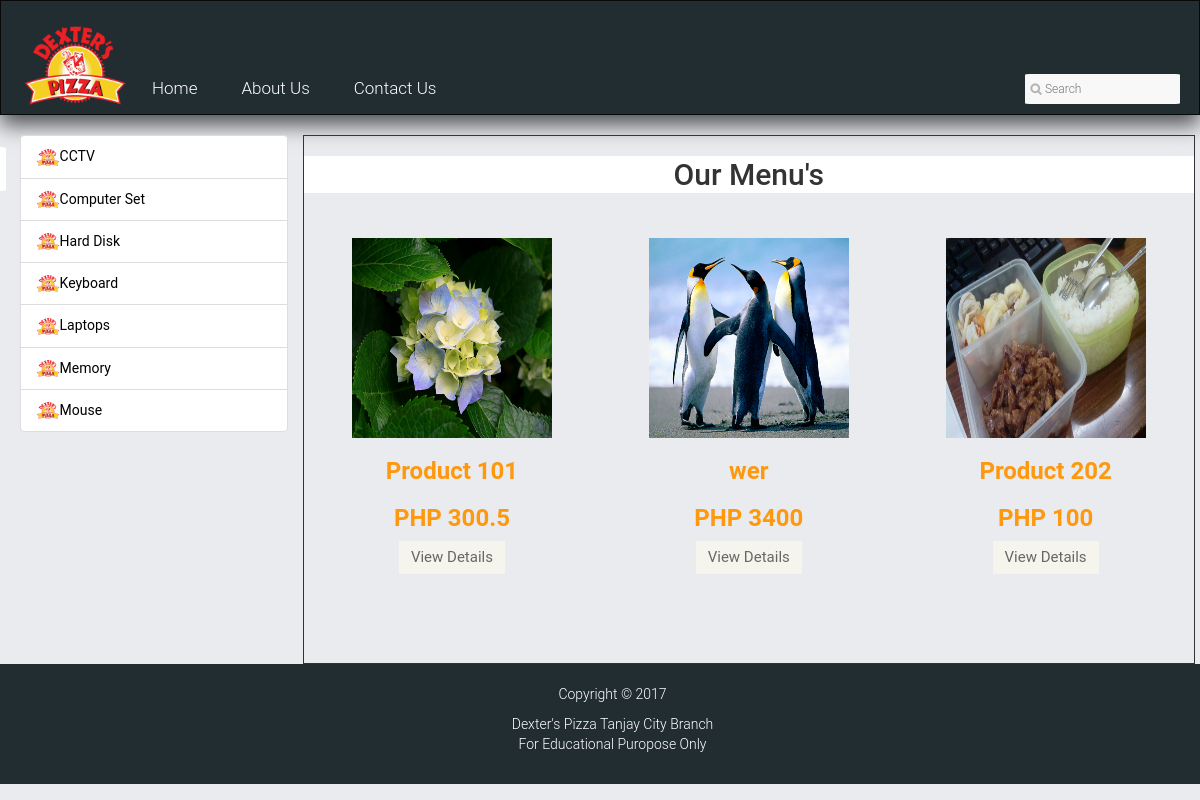
The page / on the database its author committed.
### tables this page shows
CREATE TABLE IF NOT EXISTS `category` (
  `id` int(11) NOT NULL AUTO_INCREMENT,
  `title` varchar(50) NOT NULL,
  PRIMARY KEY (`id`)
);

CREATE TABLE IF NOT EXISTS `products` (
  `ID` int(11) NOT NULL AUTO_INCREMENT,
  `imgUrl` text NOT NULL,
  `Product` text NOT NULL,
  `Description` text NOT NULL,
  `Price` double NOT NULL,
  `Category` text NOT NULL,
  PRIMARY KEY (`ID`)
);

### index.php (the view)
<?php include('include/home/header.php'); ?>
    	<section>
		<div class="container">
			<div class="row">
		<?php include('include/home/sidebar.php'); ?>
    <div class="col-sm-13 padding-right">
					<div class="features_items"  style="border: 1px solid;">
						<h2 class="text-center" style="padding: 2px; background-color: #fff">Our Menu's</h2>
<?php
				if(isset($_POST['filter']))
				{
					$filter = $_POST['filter'];
					$result = mysql_query("SELECT * FROM products where Product like '%$filter%' or Description like '%$filter%' or Category like '%$filter%'");
				}
				else
				{
					$result = mysql_query("SELECT * FROM products");
                }
				if($result){
				while($row=mysql_fetch_array($result)){
				$prodID = $row["ID"];
					echo '<ul class="col-sm-4">';
					echo '<div class="product-image-wrapper">
						  <div class="single-products">
						  <div class="productinfo text-center">
						  <style>
							.product-image-wrapper{
								border: transparent;
								height: 420px;
							}
							.product-image-wrapper:hover{
								cursor: pointer;
								background-color: #fff;
								box-shadow: 0 10px 20px #222d32;
							}
						</style>
					<img src="reservation/img/products/'.$row['imgUrl'].'" alt="'.$row['Product'].'" title="'.$row['Product'].'" width="200" height="200" style="margin-top: 35px;"/></a>
                    </a>
					<h2 >'.$row['Product'].' </h2>
					<h2 >PHP '.$row['Price'].'</h2>
					<a href="product-details.php?prodid='.$prodID.'" class="btn btn-default add-to-cart">View Details</a>
					</div>';
					echo '</ul>';
				}
				}
				?>
		</div>
        </div>
</div>
</div>
</div>
</section>
<?php include('include/home/footer.php'); ?>

### include/home/header.php (shortened to what this page needs)
<!DOCTYPE html>
<html lang="en">
<head>
    <link href="css/bootstrap.min.css" rel="stylesheet">
    <link href="css/font-awesome.min.css" rel="stylesheet">
    <link href="css/css/font-awesome.min.css" rel="stylesheet">
	<link href="css/main.css" rel="stylesheet">
	<link href="css/responsive.css" rel="stylesheet">
	<link href="css/style.css" rel="stylesheet">
</head>
<body>
		<div class="header-bottom navbar navbar-inverse" style="background-color: #222d32; padding: 0px; border-radius: 0%; box-shadow: 0 10px 20px #4f5155;">
			<div class="container">
				<div class="row">
					<div class="col-sm-9">
						<div class="mainmenu pull-left">
							<ul class="nav navbar-nav collapse navbar-collapse" style="margin-top: 20px;">
								<a href="index.php"><img src="include/home/dexlogo.png" style="max-width: 110px; float: left;"></a>
                                <li style="margin-top: 50px;"><a href="index.php">Home</a></li>
                                <li style="margin-top: 126px;margin-left: -88px; border-radius: 5%; position: fixed; background-color: #fff; padding: 5px;  float: right; z-index: 999; font-size: 10px"></li>
								<li style="margin-top: 50px;"><a href="about.php">About Us</a></li>
								<li style="margin-top: 50px;"><a href="contact.php">Contact Us</a></li>
							</ul>
						</div>
					</div>
                    <div class="col-sm-3">
						<div class="search_box pull-right" style="margin-top: 60px;">
                            <form action="index.php" method="post">
							     <input type="text" placeholder="Search" name="filter" style="border-radius: 3%; height: 30px;" />
                            </form>
						</div>
					</div>
				</div>
			</div>
		</div>

### include/home/sidebar.php
<section>
		<div class="container">
			<div class="row" >
				<div class="col-sm-3" >
					<div class="left-sidebar">
                        <div class="list-group">
                        <?php
                            $q = "Select * from category order by title asc";
                            $r = mysql_query($q);
                            if($r){
                                while($row = mysql_fetch_array($r)){
                                    echo '<a href="category.php?filter='.$row['title'].'" class="list-group-item" style="color:#000"><img src="include/home/dexlogo.png" style="width:10%;">'.$row['title'].'</a>';
                                }
                            }
                        ?>
                        </div>
                        </div>
                        </div>

### include/home/footer.php (shortened to what this page needs)
<div class="footer-bottom" style="background-color: #222d32; padding: 20px;">
			<div class="container">
				<div class="row">
					<center >
						<p style="color: #fff">Copyright © 2017</p>
						<p style="color: #fff">
							Dexter's Pizza Tanjay City Branch <br>
							For Educational Puropose Only <br>
						</p>
					</center>
				</div>
			</div>
		</div>
</body>
</html>

### css/main.css (style rules this page uses)
body { font-family: 'Roboto', sans-serif; background:; position: relative; font-weight:400px; background-color: #e9ebee; }
ul li { list-style: none; }
a { -webkit-transition: 300ms; -moz-transition: 300ms; -o-transition: 300ms; transition: 300ms; }
h1, h2, h3, h4, h5, h6 { font-family: 'Roboto', sans-serif; }
.header-bottom { padding-bottom: 30px; padding-top: 30px; }
.navbar-collapse.collapse { padding-left: 0; }
.mainmenu ul li { padding-right: 15px; padding-left: 15px; }
.mainmenu ul li a { color: #696763; font-family: 'Roboto', sans-serif; font-size: 17px; font-weight: 300; padding: 0; }
.search_box input { background: #f8f8f8; border: medium none; color: #B2B2B2; font-family: 'roboto'; font-size: 12px; font-weight: 300; height: 35px; outline: medium none; padding-left: 20px; width: 155px; margin-top: 13px; background-image: url(../images/home/searchicon.png); background-repeat: no-repeat; background-position: 5px; }
.nav.navbar-nav li a { color: #fff; padding: 7px; }
.footer-bottom { background: #D6D6D0; padding-top: 10px; }
.footer-bottom p { color: #363432; font-family: 'Roboto', sans-serif; font-weight: 300; margin-left: 15px; }
.padding-right { padding-right: 0; }
.features_items { overflow:hidden; }
.product-image-wrapper { border:1px solid #F7F7F5; overflow: hidden; margin-bottom:30px; img }
.single-products { position: relative; }
.productinfo h2 { color: #FE980F; font-family: 'Roboto', sans-serif; font-size: 24px; font-weight: 700; }
.productinfo { position:relative; }
.add-to-cart { background:#F5F5ED; border: 0 none; border-radius: 0; color: #696763; font-family: 'Roboto', sans-serif; font-size: 15px; margin-bottom: 25px; }

### css/style.css (style rules this page uses)
.text-center { text-align: center; }

### index.php (style rules this page uses)
.product-image-wrapper { border: transparent; height: 420px; }

### rows shown on the page
category: title "CCTV"
category: title "Computer Set"
category: title "Hard Disk"
category: title "Keyboard"
category: title "Laptops"
category: title "Memory"
category: title "Mouse"
products: imgUrl (picture), Product "Product 101", Price "300.5"
products: imgUrl (picture), Product "wer", Price "3400"
products: imgUrl (picture), Product "Product 202", Price "100"
